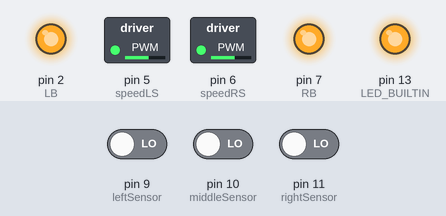
The sketch below on a simulated Arduino Uno, built with avr-gcc and run on an emulated ATmega328P. On the bench: switched loads named in the sketch (green lamp = pin HIGH), output pins drawn as LEDs (lit = HIGH). The inputs (shaded band) are chosen by the test bench; at power-on: pin 9 (leftSensor) LOW, pin 11 (rightSensor) LOW, pin 10 (middleSensor) LOW. Pins used as bus, display or sensor lines are not drawn.

Above: at 1.2 s.
1.3 s: pin 9 (leftSensor) driven HIGH
At 1.7 s:
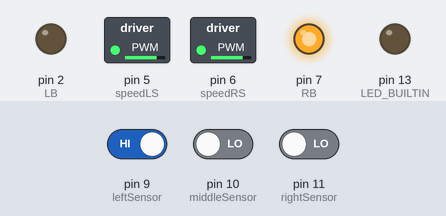
2.8 s: pin 11 (rightSensor) driven HIGH
At 4.0 s:
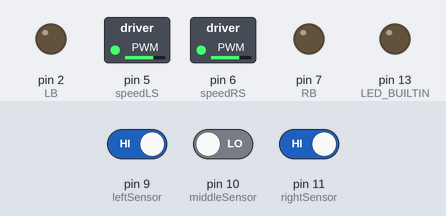
4.3 s: pin 9 (leftSensor) driven LOW
At 5.1 s:
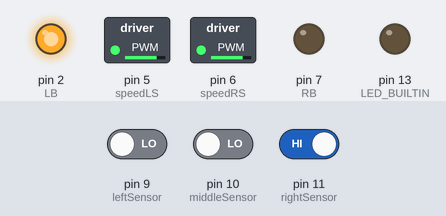
5.8 s: pin 11 (rightSensor) driven LOW
At 6.3 s:
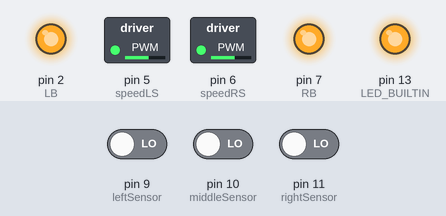
8.8 s: pin 10 (middleSensor) driven HIGH
At 9.8 s:
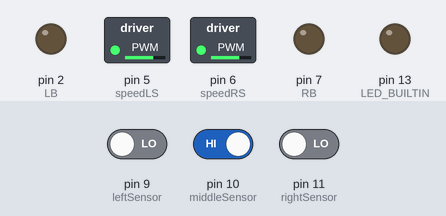
10.3 s: pin 10 (middleSensor) driven LOW
At 10.8 s:
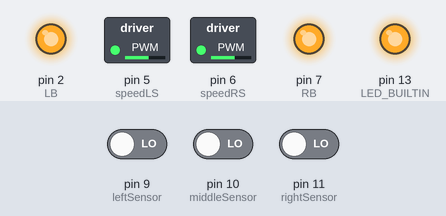
Timing chart, 0 to 13.3 s (numbered marks = the images above; inputs shaded):
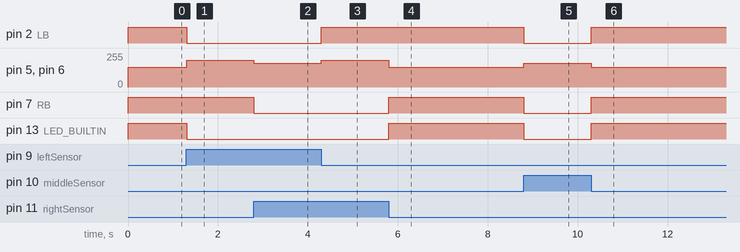

The sketch:

LineTracking.ino
```cpp
#include <NewPing.h>

#define trigger         A1 //output
#define echo            A0 //input
#define maxDistance     400 //Max Ping distance

#define speedRS         6 //RS = Right Side DC motors
#define speedLS         5 //LS = Left Side DC motors

#define leftSensor      9 //left line tracking sensor
#define middleSensor    10 //middle line tracking sensor
#define rightSensor     11 //right line tracking sensor

NewPing sonar(trigger, echo, maxDistance);

const int LF = 4; //left front DC motor
const int LB = 2; //left back DC motor
const int RF = 8; //right front DC motor
const int RB = 7; //right back DC motor

unsigned char LS; //left sensor state
unsigned char MS; //middle sensor state
unsigned char RS; //right sensor state

//const int object = 25;

/*                    FUNCTIONS                           */
void rpm(int mph){ //sets wheel speed
  analogWrite(speedRS, mph);
  analogWrite(speedLS, mph);
}

void forward(){
  digitalWrite(RF, HIGH);
  digitalWrite(RB, LOW);
  digitalWrite(LF, HIGH);
  digitalWrite(LB, LOW);
}

void reverse(){
  digitalWrite(RF, LOW);
  digitalWrite(RB, HIGH);
  digitalWrite(LF, LOW);
  digitalWrite(LB, HIGH);
}

void stahp(){
  digitalWrite(RF, HIGH);
  digitalWrite(RB, HIGH);
  digitalWrite(LF, HIGH);
  digitalWrite(LB, HIGH);
}

void turnLeft(){
  digitalWrite(RF, LOW);
  digitalWrite(RB, HIGH);
  digitalWrite(LF, HIGH);
  digitalWrite(LB, LOW);
}

void turnRight(){
  digitalWrite(RF, HIGH);
  digitalWrite(RB, LOW);
  digitalWrite(LF, LOW);
  digitalWrite(LB, HIGH);
}

void checkSensors(void){ //if the sensor status is == high, its over a black surface
  LS = digitalRead(leftSensor);
  MS = digitalRead(middleSensor);
  RS = digitalRead(rightSensor);
}


/*                    SETUP AND LOOP                           */
void setup() {
  pinMode(LED_BUILTIN, OUTPUT);

  pinMode(speedRS, OUTPUT);
  pinMode(speedLS, OUTPUT);
  pinMode(LF, OUTPUT);
  pinMode(LB, OUTPUT);
  pinMode(RF, OUTPUT);
  pinMode(RB, OUTPUT);

  pinMode(leftSensor, INPUT);
  pinMode(middleSensor, INPUT);
  pinMode(rightSensor, INPUT);
}

void loop() {
//  delay(1000); //listen for ping
//  unsigned int uS= sonar.ping(); //store micro seconds value into an integer
//  int distance = uS / US_ROUNDTRIP_CM; //convert from micro seconds to cm

    checkSensors();
    if(MS == HIGH){ // if middle line sensor is on black surface
      if(RS == HIGH && LS == LOW){ //if right line sensor is on black surface and left line sensor isnt
        turnRight();
        rpm(200);
      }
      else if(RS == LOW && LS == HIGH){ //if left line sensor is on black surface and right line sensor isnt
        turnLeft();
        rpm(200);
      }
      else{ //if only the middle sensor or all 3 sensors are on the black surface, then just go straight at half speed
        forward();
        rpm(180);
      }
    }
    else if(MS == LOW){
      checkSensors();
      if(RS == HIGH && LS == HIGH){ //if right and left sensor are on black surface and middle isnt, go straight at half speed
        forward();
        rpm(180);
      }
      else if(RS == HIGH && LS == LOW){ //if right line sensor is on black surface and left line sensor isnt
        turnRight();
        rpm(200);
      }
      else if (RS == LOW && LS == HIGH){ //if left line sensor is on black surface and right line sensor isnt
        turnLeft();
        rpm(200);
      }
      else{ //all sensors on white surface
        digitalWrite(LED_BUILTIN, HIGH);
        reverse();
        rpm(150);
        delay(100);
        stahp();
        digitalWrite(LED_BUILTIN, LOW);
      }
    }
}
```

Measured:
- after the input at 1.3 s, pin 2 (LB), pin 13 (LED_BUILTIN): HIGH → LOW at once; pin 5 (speedLS), pin 6 (speedRS): 150/255 → 200/255 at once
- after the input at 2.8 s, pin 5 (speedLS), pin 6 (speedRS): 200/255 → 180/255 at once; pin 7 (RB): HIGH → LOW at once
- after the input at 4.3 s, pin 2 (LB): LOW → HIGH at once; pin 5 (speedLS), pin 6 (speedRS): 180/255 → 200/255 at once
- after the input at 5.8 s, pin 5 (speedLS), pin 6 (speedRS): 200/255 → 150/255 at once; pin 7 (RB), pin 13 (LED_BUILTIN): LOW → HIGH at once
- after the input at 8.8 s, pin 2 (LB), pin 7 (RB), pin 13 (LED_BUILTIN): HIGH → LOW at once; pin 5 (speedLS), pin 6 (speedRS): 150/255 → 180/255 at once
- after the input at 10.3 s, pin 2 (LB), pin 7 (RB), pin 13 (LED_BUILTIN): LOW → HIGH at once; pin 5 (speedLS), pin 6 (speedRS): 180/255 → 150/255 at once
